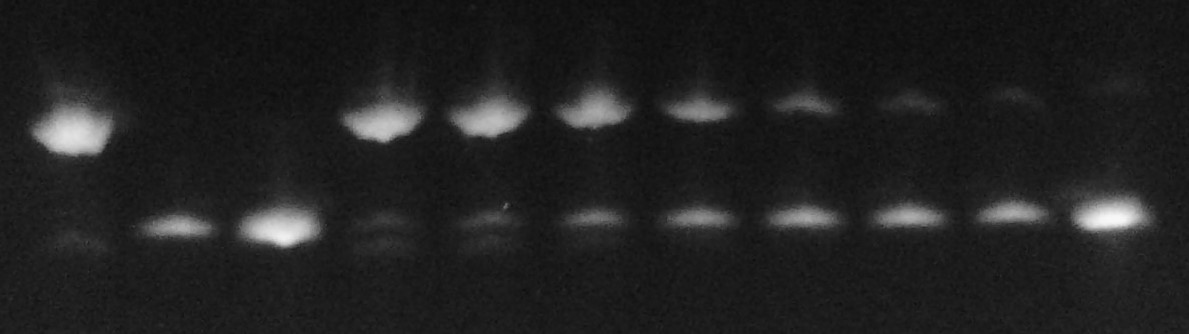
#> input picture analysis_v1.jpg, 1189 x 334 px
$ python page_analysis_v2.py
#> lines starting #> are read from the running program, lines starting #| are printed output that depends on the picture; after the words box and inside, x2 and y2 are one past the last pixel; in counts of white or black regions, pixels touching at a corner belong together
# -*- coding: utf-8 -*-
"""
Created on Wed Jun 22 10:28:07 2022

@author: rmish
"""

import matplotlib.pyplot as plt
from skimage import color
from skimage import io
import numpy as np
import cv2
import skimage.io
import skimage.color
import skimage.filters
import skimage.measure
# import skimage.exposure
from skimage.filters import threshold_otsu
from skimage import exposure
import pandas as pd

# [59 lines left out: functions connected_components, automatic_brightness_and_contrast, not called in this run]

image = io.imread('analysis_v1.jpg')
#> image is the input picture: shape (334, 1189, 3); min 10, max 248, mean 33.4
image_gray = color.rgb2gray(io.imread('analysis_v1.jpg'))
#> image_gray: shape (334, 1189) float64; min 0.0392, max 0.973, mean 0.131
z = exposure.adjust_sigmoid(image_gray,cutoff=0.5)
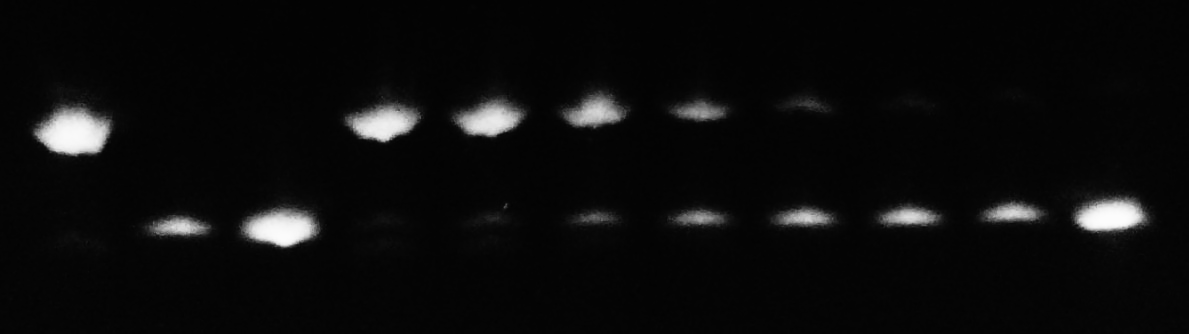
#> z: shape (334, 1189) float64; min 0.00987, max 0.991, mean 0.0487
cont_im = exposure.rescale_intensity(image_gray)
z1 = exposure.equalize_adapthist(image_gray)
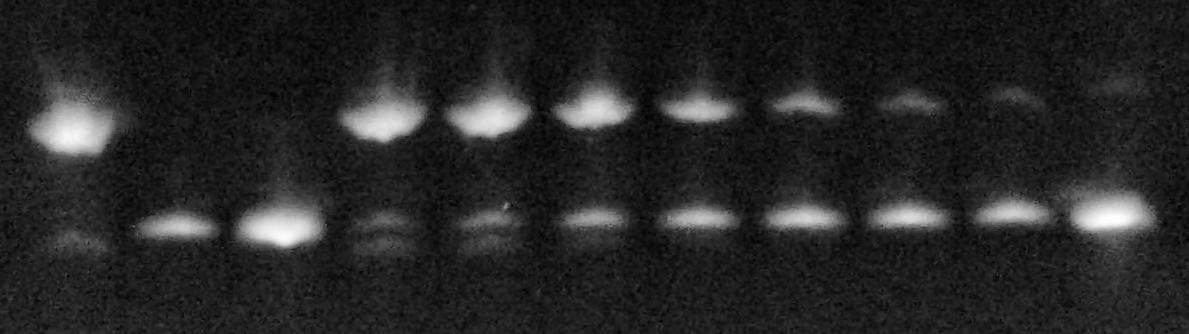
#> z1: shape (334, 1189) float64; min 0, max 1, mean 0.152

thresh = threshold_otsu(z1)
#> thresh = 0.361

blurred_image = skimage.filters.gaussian(z1, sigma=1)
binary_mask = blurred_image > thresh
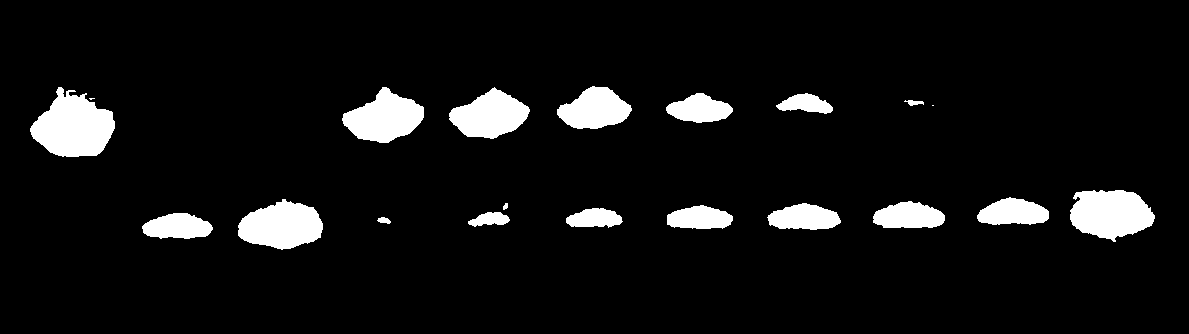
#> binary_mask: shape (334, 1189) bool; 7.1% white; 20 white regions (2 under 20 px), largest, box (x1, y1, x2, y2) and area: (30, 87, 115, 157) 3928, (1070, 190, 1155, 242) 3229, (238, 199, 323, 250) 3055
labeled_image, count = skimage.measure.label(binary_mask,
                                             connectivity=2, return_num=True)
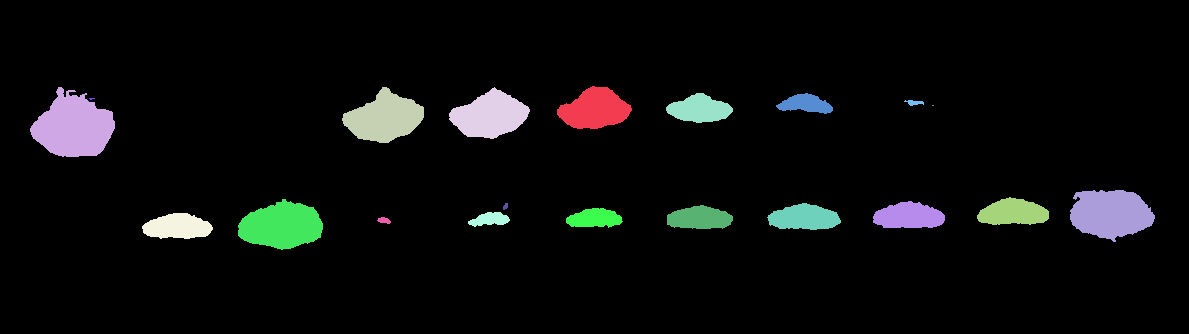
#> labeled_image: shape (334, 1189) int32; 21 distinct labels, from 0 to 20; one colour per label, 0 black
#> count = 20

# plt.imshow(img)
fig, ax = plt.subplots(4,1)
ax[0].imshow(image)
ax[1].imshow(z1,cmap='Greys_r')
plt.axis("off")
plt.show()
colored_label_image = skimage.color.label2rgb(labeled_image, bg_label=0,image_alpha=0.5)
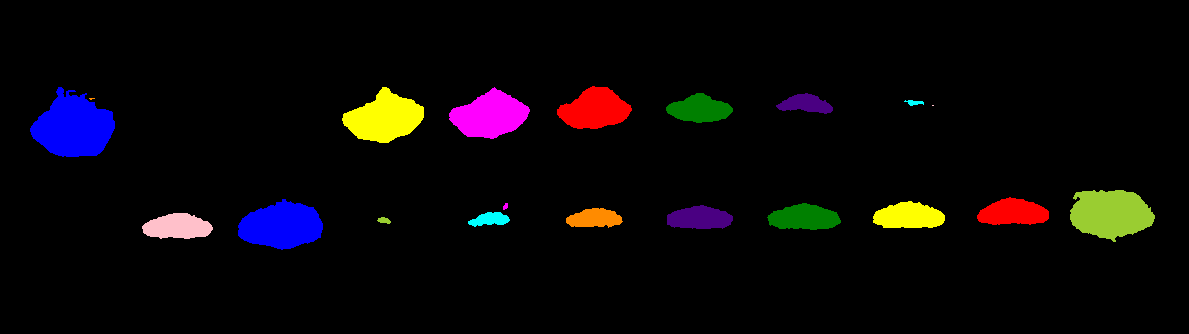
#> colored_label_image: shape (334, 1189, 3) float64; mean R, G, B 0.0387, 0.026, 0.0324
ax[2].imshow(colored_label_image)

ft = pd.DataFrame(skimage.measure.regionprops_table(labeled_image, intensity_image=image_gray,
                                                  properties=('centroid',
                                                 'intensity_max',
                                                 'intensity_min',
                                                 'intensity_mean',
                                                 'image_intensity',
                                                 'area')))
#> ft = table of 20 rows and 7 columns


# fig, ax = plt.subplots()
ax[3].imshow(labeled_image)

ft_sorted=ft.sort_values(by=['centroid-1'],ignore_index=True)
#> ft_sorted = table of 20 rows and 7 columns

x = ft_sorted['centroid-0']
y = ft_sorted['centroid-1']

xy = pd.concat([x,y],axis=1)
#> xy = table of 20 rows and 2 columns

ax[3].scatter(y,x)
ts = np.arange(count)
#> ts = 20 values from 0 to 19

for i, txt in enumerate(ts):
    ax[3].annotate(txt,(y[i],x[i]))
# plt.axis("off")
# plt.show()

plt.figure()
ims = ft_sorted['intensity_mean']
plt.bar(ts,ims)
plt.figure()
norm_ims = (ims-ims.min()*0.99)/(ims.max()-ims.min()*0.99)
plt.bar(ts,norm_ims)


groups = [[0],[1],[2],[3],[4,5],[6,7],[8,9],[10,11],[12],[13],[14]]
ratios = np.zeros(len(groups))
c=0
for i in groups:
    print(i)
    if len(i) == 1:
        ratios[c] = 1
    elif len(i) == 2:
        cleave = norm_ims[i[0]]/(norm_ims[i[0]]+norm_ims[i[1]])
        cleave1 = norm_ims[i[0]]/norm_ims[i[1]]
        cleave2 = norm_ims[i[1]]/norm_ims[i[0]]
        ratios[c] = cleave#np.min((cleave1,cleave2))

    c+=1
#> this loop made 11 passes
#> (cleave, cleave1, cleave2) on passes 5 to 8: (0.0528, 0.0557, 17.96), (0.87, 6.69, 0.15), (0.504, 1.02, 0.982), (0.592, 1.45, 0.688)
#> after the loop, c = 11; ratios = [1, 1, 1, 1, 0.0528, 0.87, 0.504, 0.592, 1, 1, 1]

#> (the run stopped early here; a loop or call above may not have finished)
